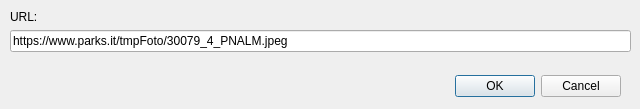
<?xml version="1.0" encoding="UTF-8"?>
<ui version="4.0">
 <class>InsertUrlDialog</class>
 <widget class="QDialog" name="InsertUrlDialog">
  <property name="geometry">
   <rect>
    <x>0</x>
    <y>0</y>
    <width>640</width>
    <height>109</height>
   </rect>
  </property>
  <property name="windowTitle">
   <string>Insert image URL</string>
  </property>
  <widget class="QDialogButtonBox" name="buttonBox">
   <property name="geometry">
    <rect>
     <x>0</x>
     <y>70</y>
     <width>621</width>
     <height>32</height>
    </rect>
   </property>
   <property name="orientation">
    <enum>Qt::Orientation::Horizontal</enum>
   </property>
   <property name="standardButtons">
    <set>QDialogButtonBox::StandardButton::Cancel|QDialogButtonBox::StandardButton::Ok</set>
   </property>
  </widget>
  <widget class="QWidget" name="verticalLayoutWidget">
   <property name="geometry">
    <rect>
     <x>10</x>
     <y>10</y>
     <width>621</width>
     <height>61</height>
    </rect>
   </property>
   <layout class="QVBoxLayout" name="verticalLayout">
    <item>
     <widget class="QLabel" name="label">
      <property name="text">
       <string>URL:</string>
      </property>
     </widget>
    </item>
    <item>
     <widget class="QLineEdit" name="lineEdit_url">
      <property name="text">
       <string>https://www.parks.it/tmpFoto/30079_4_PNALM.jpeg</string>
      </property>
     </widget>
    </item>
    <item>
     <spacer name="verticalSpacer">
      <property name="orientation">
       <enum>Qt::Orientation::Vertical</enum>
      </property>
      <property name="sizeHint" stdset="0">
       <size>
        <width>20</width>
        <height>40</height>
       </size>
      </property>
     </spacer>
    </item>
   </layout>
  </widget>
 </widget>
 <resources/>
 <connections>
  <connection>
   <sender>buttonBox</sender>
   <signal>accepted()</signal>
   <receiver>InsertUrlDialog</receiver>
   <slot>accept()</slot>
   <hints>
    <hint type="sourcelabel">
     <x>248</x>
     <y>254</y>
    </hint>
    <hint type="destinationlabel">
     <x>157</x>
     <y>274</y>
    </hint>
   </hints>
  </connection>
  <connection>
   <sender>buttonBox</sender>
   <signal>rejected()</signal>
   <receiver>InsertUrlDialog</receiver>
   <slot>reject()</slot>
   <hints>
    <hint type="sourcelabel">
     <x>316</x>
     <y>260</y>
    </hint>
    <hint type="destinationlabel">
     <x>286</x>
     <y>274</y>
    </hint>
   </hints>
  </connection>
 </connections>
</ui>
